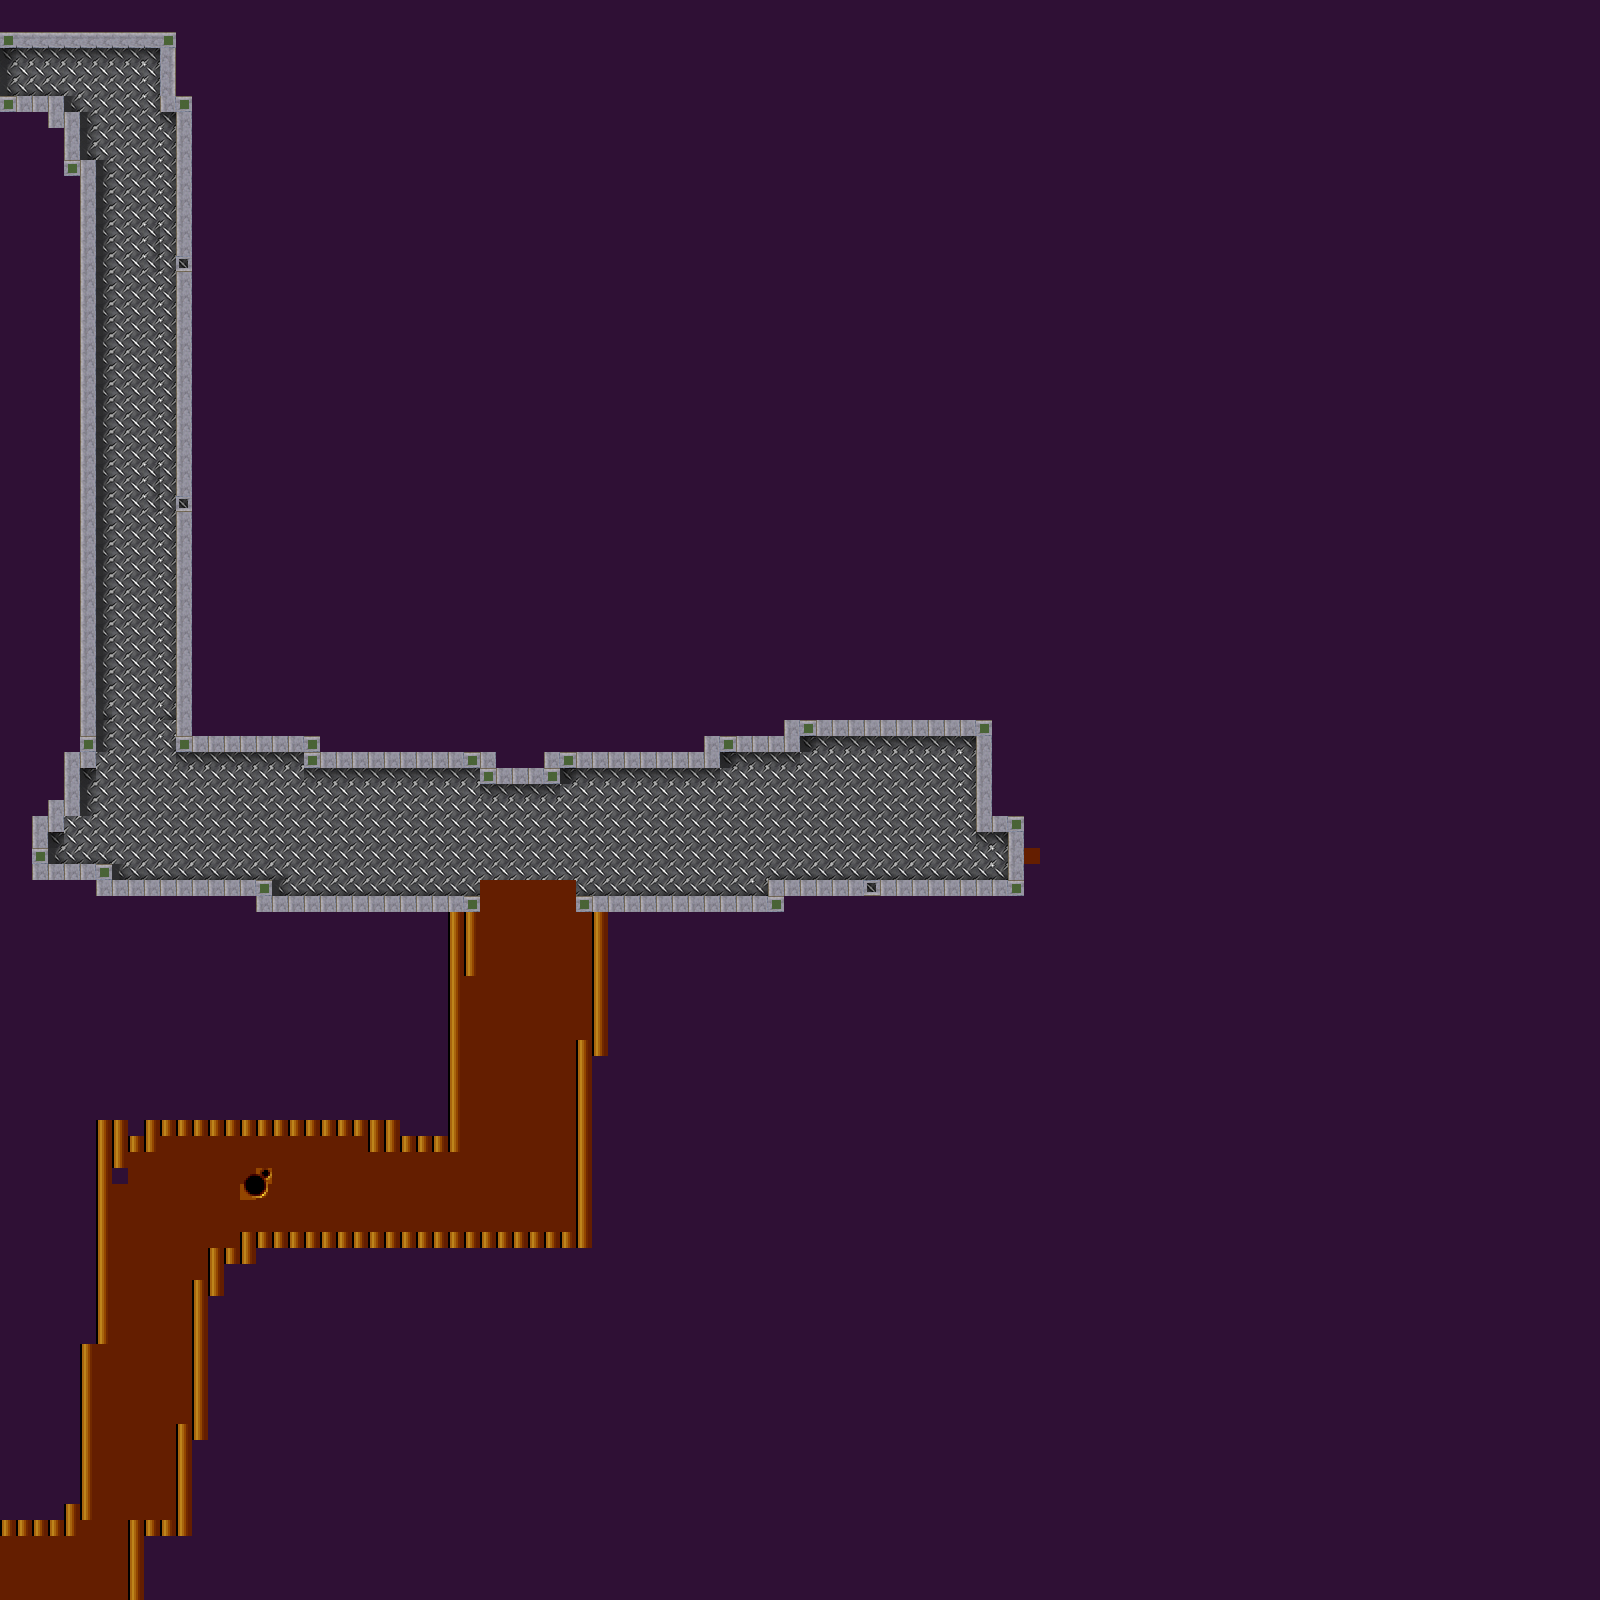

Rendered tile map (Tiled .tmx) drawn with the repository's tilesets; below, a short description and the map source with its tile grids summarised:
An orthogonal 100x100 tile map with 16x16 px tiles, 2 tile layers (floor, walls), 1 hidden layer not drawn, 3 tilesets and 12 objects (10x enemyUp, player, me.LevelEntity).

<map version="1.0" orientation="orthogonal" width="100" height="100" tilewidth="16" tileheight="16" backgroundcolor="#2f1035">
 <tileset firstgid="1" name="area01_level_tiles" tilewidth="16" tileheight="16">
  <image source="../img/map/area01_level_tiles.png" width="640" height="241" />
 </tileset>
 <tileset firstgid="601" name="metatiles32x32" tilewidth="16" tileheight="16">
  <image source="../img/map/metatiles32x32.png" width="160" height="32" />
  <tile id="0">
   <properties>
    <property name="type" value="solid" />
   </properties>
  </tile>
 </tileset>
 <tileset firstgid="621" name="plat01" tilewidth="16" tileheight="16">
  <image source="../img/map/plat01.png" width="160" height="160" />
 </tileset>
 <layer name="floor" width="100" height="100">
  <data>[10000 cells, 1118 non-empty, 14 distinct tile ids]</data>
 </layer>
 <objectgroup name="user" width="100" height="100">
  <object name="player" x="17" y="65" width="33" height="27">
   <properties>
    <property name="image" value="user" />
    <property name="spriteheight" value="32" />
    <property name="spritewidth" value="32" />
   </properties>
  </object>
  <object name="me.LevelEntity" x="482" y="883" width="92" height="33">
   <properties>
    <property name="to" value="area02" />
   </properties>
  </object>
 </objectgroup>
 <objectgroup name="enemies_entities" width="100" height="100">
  <object name="enemyUp" x="131" y="190" width="33" height="16">
   <properties>
    <property name="image" value="enemyUp" />
    <property name="spriteheight" value="32" />
    <property name="spritewidth" value="32" />
   </properties>
  </object>
  <object name="enemyUp" x="118" y="567" width="33" height="16">
   <properties>
    <property name="image" value="enemyUp" />
    <property name="spriteheight" value="32" />
    <property name="spritewidth" value="32" />
   </properties>
  </object>
  <object name="enemyUp" x="399" y="805" width="33" height="16">
   <properties>
    <property name="image" value="enemyUp" />
    <property name="spriteheight" value="32" />
    <property name="spritewidth" value="32" />
   </properties>
  </object>
  <object name="enemyUp" x="137" y="349" width="33" height="16">
   <properties>
    <property name="image" value="enemyUp" />
    <property name="spriteheight" value="32" />
    <property name="spritewidth" value="32" />
   </properties>
  </object>
  <object name="enemyUp" x="124" y="704" width="33" height="16">
   <properties>
    <property name="image" value="enemyUp" />
    <property name="spriteheight" value="32" />
    <property name="spritewidth" value="32" />
   </properties>
  </object>
  <object name="enemyUp" x="106" y="828" width="33" height="16">
   <properties>
    <property name="image" value="enemyUp" />
    <property name="spriteheight" value="32" />
    <property name="spritewidth" value="32" />
   </properties>
  </object>
  <object name="enemyUp" x="196" y="846" width="33" height="16">
   <properties>
    <property name="image" value="enemyUp" />
    <property name="spriteheight" value="32" />
    <property name="spritewidth" value="32" />
   </properties>
  </object>
  <object name="enemyUp" x="111" y="489" width="33" height="16">
   <properties>
    <property name="image" value="enemyUp" />
    <property name="spriteheight" value="32" />
    <property name="spritewidth" value="32" />
   </properties>
  </object>
  <object name="enemyUp" x="632" y="867" width="33" height="16">
   <properties>
    <property name="image" value="enemyUp" />
    <property name="spriteheight" value="32" />
    <property name="spritewidth" value="32" />
   </properties>
  </object>
  <object name="enemyUp" x="747" y="812" width="33" height="16">
   <properties>
    <property name="image" value="enemyUp" />
    <property name="spriteheight" value="32" />
    <property name="spritewidth" value="32" />
   </properties>
  </object>
 </objectgroup>
 <layer name="walls" width="100" height="100">
  <data>[10000 cells, 385 non-empty, 6 distinct tile ids]</data>
 </layer>
 <layer name="collision" width="100" height="100" visible="0">
  <data>[10000 cells, 411 non-empty, 1 distinct tile ids]</data>
 </layer>
</map>
